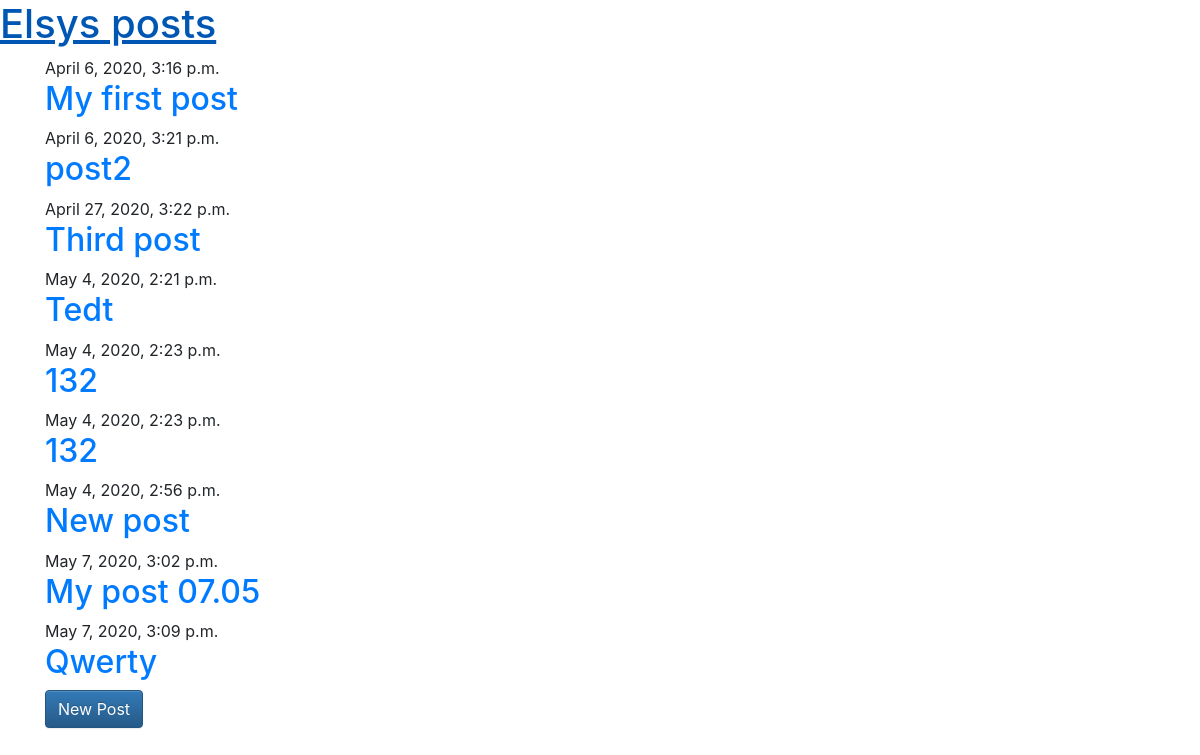
Before: / with the older database file.
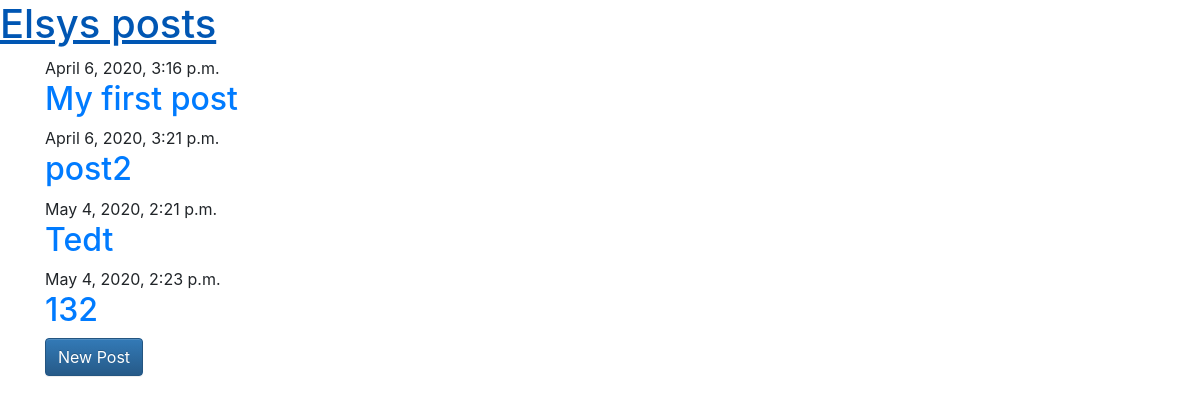
After: the same page with the newer database file.
### home/models.py (models this page shows)
class Post(models.Model):
    title = models.CharField(max_length=25)
    text = models.TextField()
    created = models.DateTimeField(auto_now_add=True)

### home/views.py (the view)
# urls.py: path('', index),
def index(request):
    posts = Post.objects.all()
    context = {"posts": posts}
    return render(request, "index.html", context)

### home/templates/index.html
{% extends 'base.html' %}
{% block content %}
    {% for post in posts %}
        <div class="post">
            <div class="date">
                {{ post.created }}
            </div>
            <h2><a href="/posts/{{ post.id }}/">{{ post.title }}</a></h2>
        </div>
    {% endfor %}
    <a class="btn btn-primary" href="/create" role="button">New Post</a>
{% endblock %}

### home/templates/base.html (shortened to what this page needs)
{% load static %}
<html>
    <head>
        <link rel="stylesheet" href="https://stackpath.bootstrapcdn.com/bootstrap/4.4.1/css/bootstrap.min.css">
        <link rel="stylesheet" href="//maxcdn.bootstrapcdn.com/bootstrap/3.2.0/css/bootstrap-theme.min.css">
        <script src="https://stackpath.bootstrapcdn.com/bootstrap/4.4.1/js/bootstrap.min.js"></script>    </head>
    <body>
        <div class="page-header">
            <h1><a href="/">Elsys posts</a></h1>
        </div>
        <div class="content container">
            <div class="row">
                <div class="col-md-8">
                {% block content %}
                {% endblock %}
                </div>
            </div>
        </div>
    </body>
</html>

Changed rows visible on the page:
removed Post: created "April 27, 2020, 3:22 p.m.", title "Third post"
removed Post: created "May 4, 2020, 2:23 p.m.", title "132"
removed Post: created "May 4, 2020, 2:56 p.m.", title "New post"
removed Post: created "May 7, 2020, 3:02 p.m.", title "My post 07.05"
removed Post: created "May 7, 2020, 3:09 p.m.", title "Qwerty"
